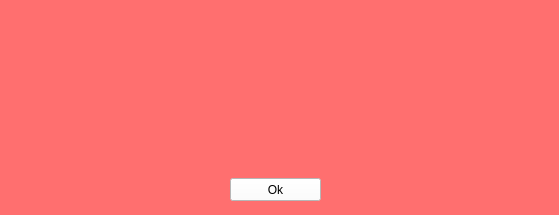
<?xml version="1.0" encoding="UTF-8"?>
<ui version="4.0">
 <class>Form</class>
 <widget class="QWidget" name="Form">
  <property name="geometry">
   <rect>
    <x>0</x>
    <y>0</y>
    <width>559</width>
    <height>215</height>
   </rect>
  </property>
  <property name="minimumSize">
   <size>
    <width>559</width>
    <height>215</height>
   </size>
  </property>
  <property name="maximumSize">
   <size>
    <width>559</width>
    <height>215</height>
   </size>
  </property>
  <property name="windowTitle">
   <string>Form</string>
  </property>
  <property name="styleSheet">
   <string notr="true">background-color: rgb(255, 111, 111);</string>
  </property>
  <widget class="QWidget" name="verticalLayoutWidget_2">
   <property name="geometry">
    <rect>
     <x>10</x>
     <y>10</y>
     <width>531</width>
     <height>191</height>
    </rect>
   </property>
   <layout class="QVBoxLayout" name="verticalLayout_2">
    <property name="leftMargin">
     <number>0</number>
    </property>
    <property name="topMargin">
     <number>0</number>
    </property>
    <property name="rightMargin">
     <number>0</number>
    </property>
    <property name="bottomMargin">
     <number>0</number>
    </property>
    <item>
     <widget class="QLabel" name="lblAlerta">
      <property name="styleSheet">
       <string notr="true">font: 12pt &quot;Arial&quot;;</string>
      </property>
      <property name="text">
       <string/>
      </property>
      <property name="alignment">
       <set>Qt::AlignCenter</set>
      </property>
      <property name="wordWrap">
       <bool>true</bool>
      </property>
     </widget>
    </item>
    <item>
     <layout class="QHBoxLayout" name="horizontalLayout_2">
      <property name="spacing">
       <number>6</number>
      </property>
      <property name="leftMargin">
       <number>200</number>
      </property>
      <property name="topMargin">
       <number>50</number>
      </property>
      <property name="rightMargin">
       <number>200</number>
      </property>
      <property name="bottomMargin">
       <number>0</number>
      </property>
      <item>
       <widget class="QPushButton" name="btnOk">
        <property name="minimumSize">
         <size>
          <width>91</width>
          <height>23</height>
         </size>
        </property>
        <property name="maximumSize">
         <size>
          <width>91</width>
          <height>23</height>
         </size>
        </property>
        <property name="styleSheet">
         <string notr="true">background-color: rgb(255, 255, 255);</string>
        </property>
        <property name="text">
         <string>Ok</string>
        </property>
       </widget>
      </item>
     </layout>
    </item>
   </layout>
  </widget>
 </widget>
 <resources/>
 <connections/>
</ui>
